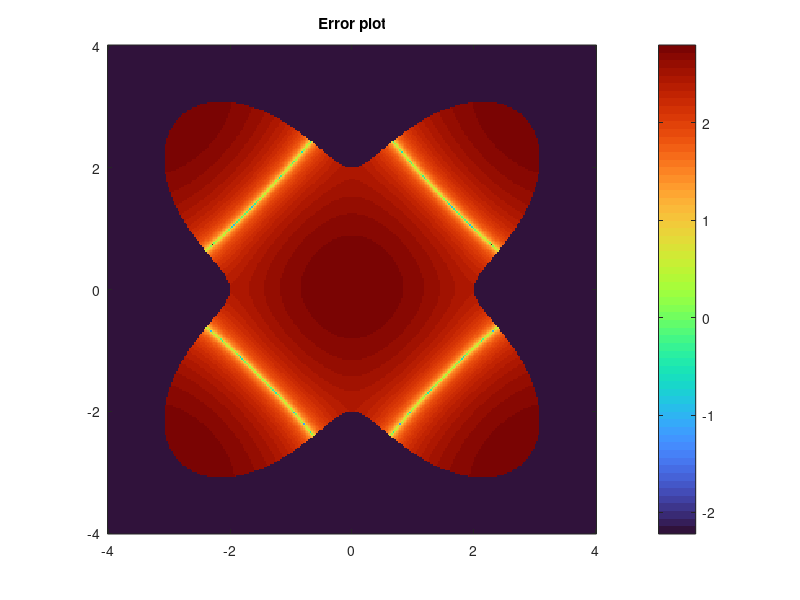

The MATLAB source for this figure:
N=300;
tvec = linspace(-pi+2*pi/N, pi, N);
rvec = 3+cos(4.*tvec+pi);
rprimvec = -4*sin(4.*tvec+pi);
rbisvec = -16*cos(4.*tvec+pi);
y1 = rvec .*cos(tvec);
y2 = rvec .*sin(tvec);
nu1 = rvec .* cos(tvec) + rprimvec .* sin(tvec);
nu2 = rvec .* sin(tvec) - rprimvec .* cos(tvec);
nu1 = nu1 ./ sqrt( rvec.^2+ rprimvec.^2 );
nu2 = nu2 ./ sqrt( rvec.^2+ rprimvec.^2 );

A_k = zeros(N,N);
vecdsdt = sqrt(rprimvec.^2+rvec.^2);
p = [0,4];
nu = [nu1; nu2];
k=1;
for i = 1:N
    for j = 1:N
        nu_i = [nu1(i), nu2(i)];
    
        r_j = [y1(j), y2(j)];
        r_i = [y1(i), y2(i)];
        
        diff = r_i - r_j;
        hankel_diff = besselh(1,1,k*norm(diff));
        auxillary = (1i*k/4)*hankel_diff/(norm(diff)); 
    
        A_k(i,j) = dot(nu_i, diff)*auxillary;
    end
end

for i=1:N
    taljare = rprimvec(i)^2-0.5*rbisvec(i)*rvec(i) + 0.5*rvec(i)^2;
    namnare = 2*pi*(rprimvec(i)^2+rvec(i)^2)^(3/2);
    A_k(i,i) = taljare/namnare;    
end

%%
M = 300; % pick something here
x1field = linspace(-4, 4, M);
x2field = linspace(-4, 4, M);
ufield = zeros(M,M);
exactfield = zeros(M,M);

gvec = (nu1.*y1+nu2.*(y2-4))./(sqrt((y1).^2+(y2-4).^2).*(1i*k/4*besselh(1,k.*sqrt(y1.^2+(y2-4).^2))));
ineverse_matrix = (-eye(N)/2+ 2*pi/N * A_k * diag(vecdsdt));
hvec = ineverse_matrix\gvec.';
hvec = hvec.';

for ix1=1:M
    for ix2=1:M
        x1=x1field(ix1);
        x2=x2field(ix2);
        t=angle(complex(x1,x2));
        radius= 3+cos(4*t+pi); %formula for rvec
        if x1^2+ x2^2< radius^2
           phivec = -1i/4 * besselh(0,k*sqrt((x1-y1).^2 + (x2-(y2)).^2)); %kernel expression in terms of xi, yi, nui, i=1,2
           exactfield(ix1,ix2) = real(1i/4*besselh(0,k*sqrt(x1.^2+(x2-4).^2)));
           ufield(ix1,ix2) = (phivec*((hvec.* vecdsdt).')*2*pi/N)-4;
        end
    end
end

ufield = real(ufield);
%% 
imagesc(x1field, x2field, exactfield.')
axis xy
colormap turbo
pbaspect([1 1 1])
colorbar
title('Analytical solution of u(x,y)')

%%
errorfield = log10(abs(ufield-exactfield));
imagesc(x1field, x2field, ufield.')
k=1;
axis xy
colormap turbo
pbaspect([1 1 1])
colorbar
title('Numerical solution of u(x,y)')

%%
imagesc(x1field, x2field, errorfield.')

axis xy
colormap turbo
pbaspect([1 1 1])
colorbar
title('Error plot')
